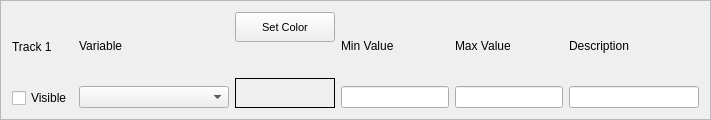
    <widget class="QFrame" name="fraTrk_1">
     <property name="minimumSize">
      <size>
       <width>0</width>
       <height>80</height>
      </size>
     </property>
     <property name="frameShape">
      <enum>QFrame::StyledPanel</enum>
     </property>
     <property name="frameShadow">
      <enum>QFrame::Plain</enum>
     </property>
     <layout class="QHBoxLayout" name="horizontalLayout_2">
      <item>
       <layout class="QVBoxLayout" name="verticalLayout_6">
        <item>
         <widget class="QLabel" name="lblTrk_1">
          <property name="font">
           <font>
            <family>MS Shell Dlg 2</family>
            <pointsize>9</pointsize>
            <weight>50</weight>
            <bold>false</bold>
           </font>
          </property>
          <property name="text">
           <string>Track 1</string>
          </property>
          <property name="buddy">
           <cstring>chkVisible_1</cstring>
          </property>
         </widget>
        </item>
        <item>
         <widget class="QCheckBox" name="chkVisible_1">
          <property name="font">
           <font>
            <family>MS Shell Dlg 2</family>
            <pointsize>9</pointsize>
           </font>
          </property>
          <property name="text">
           <string>Visible</string>
          </property>
         </widget>
        </item>
       </layout>
      </item>
      <item>
       <layout class="QVBoxLayout" name="verticalLayout_5">
        <item>
         <widget class="QLabel" name="lblVar_1">
          <property name="font">
           <font>
            <family>MS Shell Dlg 2</family>
            <pointsize>9</pointsize>
            <weight>50</weight>
            <bold>false</bold>
           </font>
          </property>
          <property name="text">
           <string>Variable</string>
          </property>
          <property name="buddy">
           <cstring>cboVariable_1</cstring>
          </property>
         </widget>
        </item>
        <item>
         <widget class="QComboBox" name="cboVariable_1">
          <property name="minimumSize">
           <size>
            <width>150</width>
            <height>0</height>
           </size>
          </property>
          <property name="maximumSize">
           <size>
            <width>250</width>
            <height>16777215</height>
           </size>
          </property>
          <property name="font">
           <font>
            <family>MS Shell Dlg 2</family>
            <pointsize>9</pointsize>
            <weight>50</weight>
            <bold>false</bold>
           </font>
          </property>
          <property name="insertPolicy">
           <enum>QComboBox::InsertAlphabetically</enum>
          </property>
         </widget>
        </item>
       </layout>
      </item>
      <item>
       <layout class="QVBoxLayout" name="verticalLayout_4">
        <item>
         <widget class="QPushButton" name="cmdColor_1">
          <property name="minimumSize">
           <size>
            <width>100</width>
            <height>30</height>
           </size>
          </property>
          <property name="maximumSize">
           <size>
            <width>150</width>
            <height>30</height>
           </size>
          </property>
          <property name="font">
           <font>
            <family>MS Shell Dlg 2</family>
            <pointsize>8</pointsize>
           </font>
          </property>
          <property name="text">
           <string>Set Color</string>
          </property>
         </widget>
        </item>
        <item>
         <spacer name="verticalSpacer">
          <property name="orientation">
           <enum>Qt::Vertical</enum>
          </property>
          <property name="sizeType">
           <enum>QSizePolicy::MinimumExpanding</enum>
          </property>
          <property name="sizeHint" stdset="0">
           <size>
            <width>20</width>
            <height>30</height>
           </size>
          </property>
         </spacer>
        </item>
        <item>
         <widget class="QLabel" name="lblColor_1">
          <property name="minimumSize">
           <size>
            <width>100</width>
            <height>30</height>
           </size>
          </property>
          <property name="maximumSize">
           <size>
            <width>150</width>
            <height>30</height>
           </size>
          </property>
          <property name="font">
           <font>
            <family>MS Shell Dlg 2</family>
            <pointsize>9</pointsize>
            <weight>50</weight>
            <bold>false</bold>
           </font>
          </property>
          <property name="frameShape">
           <enum>QFrame::Box</enum>
          </property>
          <property name="text">
           <string/>
          </property>
          <property name="alignment">
           <set>Qt::AlignCenter</set>
          </property>
          <property name="buddy">
           <cstring>cmdColor_1</cstring>
          </property>
         </widget>
        </item>
       </layout>
      </item>
      <item>
       <layout class="QVBoxLayout" name="verticalLayout_3">
        <item>
         <widget class="QLabel" name="lblMin_1">
          <property name="font">
           <font>
            <family>MS Shell Dlg 2</family>
            <pointsize>9</pointsize>
            <weight>50</weight>
            <bold>false</bold>
           </font>
          </property>
          <property name="text">
           <string>Min Value</string>
          </property>
          <property name="buddy">
           <cstring>txtMin_1</cstring>
          </property>
         </widget>
        </item>
        <item>
         <widget class="QLineEdit" name="txtMin_1">
          <property name="minimumSize">
           <size>
            <width>100</width>
            <height>0</height>
           </size>
          </property>
          <property name="maximumSize">
           <size>
            <width>250</width>
            <height>16777215</height>
           </size>
          </property>
          <property name="font">
           <font>
            <family>MS Shell Dlg 2</family>
            <pointsize>9</pointsize>
            <weight>50</weight>
            <bold>false</bold>
           </font>
          </property>
          <property name="alignment">
           <set>Qt::AlignRight|Qt::AlignTrailing|Qt::AlignVCenter</set>
          </property>
         </widget>
        </item>
       </layout>
      </item>
      <item>
       <layout class="QVBoxLayout" name="verticalLayout_2">
        <item>
         <widget class="QLabel" name="lblMax_1">
          <property name="font">
           <font>
            <family>MS Shell Dlg 2</family>
            <pointsize>9</pointsize>
            <weight>50</weight>
            <bold>false</bold>
           </font>
          </property>
          <property name="text">
           <string>Max Value</string>
          </property>
          <property name="buddy">
           <cstring>txtMax_1</cstring>
          </property>
         </widget>
        </item>
        <item>
         <widget class="QLineEdit" name="txtMax_1">
          <property name="minimumSize">
           <size>
            <width>100</width>
            <height>0</height>
           </size>
          </property>
          <property name="maximumSize">
           <size>
            <width>250</width>
            <height>16777215</height>
           </size>
          </property>
          <property name="font">
           <font>
            <family>MS Shell Dlg 2</family>
            <pointsize>9</pointsize>
            <weight>50</weight>
            <bold>false</bold>
           </font>
          </property>
          <property name="alignment">
           <set>Qt::AlignRight|Qt::AlignTrailing|Qt::AlignVCenter</set>
          </property>
         </widget>
        </item>
       </layout>
      </item>
      <item>
       <layout class="QVBoxLayout" name="verticalLayout">
        <item>
         <widget class="QLabel" name="lblDescr_1">
          <property name="font">
           <font>
            <family>MS Shell Dlg 2</family>
            <pointsize>9</pointsize>
            <weight>50</weight>
            <bold>false</bold>
           </font>
          </property>
          <property name="text">
           <string>Description</string>
          </property>
          <property name="buddy">
           <cstring>txtComment_1</cstring>
          </property>
         </widget>
        </item>
        <item>
         <widget class="QLineEdit" name="txtComment_1">
          <property name="minimumSize">
           <size>
            <width>130</width>
            <height>0</height>
           </size>
          </property>
          <property name="font">
           <font>
            <family>MS Shell Dlg 2</family>
            <pointsize>9</pointsize>
            <weight>50</weight>
            <bold>false</bold>
           </font>
          </property>
          <property name="maxLength">
           <number>128</number>
          </property>
         </widget>
        </item>
       </layout>
      </item>
     </layout>
    </widget>
